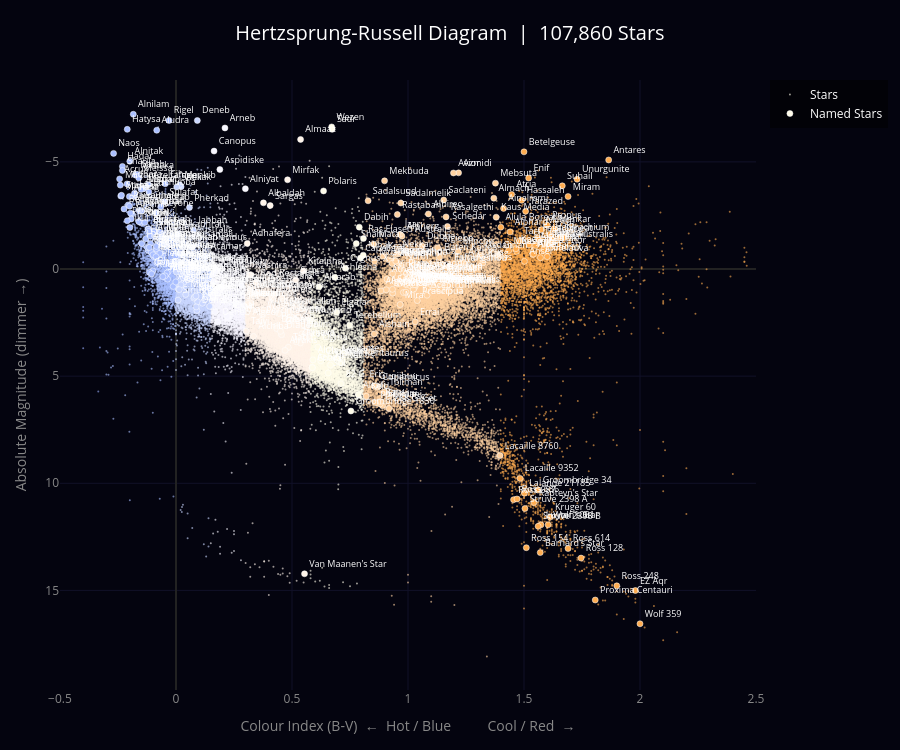

This figure's notebook cell:
### Code cell
import plotly.graph_objects as go

# Downsample slightly for performance - 50k points is plenty
sample = hr.sample(n=50000, random_state=42)

# Highlight named stars separately
named = hr[hr['label'] != '']

fig = go.Figure()

# Main star field
fig.add_trace(go.Scatter(
    x=sample['ci'],
    y=sample['absmag'],
    mode='markers',
    marker=dict(
        color=sample['color'],
        size=2,
        opacity=0.6,
    ),
    hovertemplate=(
        'Colour Index: %{x:.3f}<br>'
        'Abs. Magnitude: %{y:.2f}<br>'
        'Spectral: %{customdata}'
        '<extra></extra>'
    ),
    customdata=sample['spect'],
    name='Stars'
))

# Named stars on top
fig.add_trace(go.Scatter(
    x=named['ci'],
    y=named['absmag'],
    mode='markers+text',
    marker=dict(
        color=named['color'],
        size=6,
        opacity=1.0,
        line=dict(color='white', width=0.5)
    ),
    text=named['label'],
    textposition='top right',
    textfont=dict(color='white', size=9),
    hovertemplate=(
        '<b>%{text}</b><br>'
        'Colour Index: %{x:.3f}<br>'
        'Abs. Magnitude: %{y:.2f}<br>'
        'Spectral: %{customdata}'
        '<extra></extra>'
    ),
    customdata=named['spect'],
    name='Named Stars'
))

fig.update_layout(
    title=dict(
        text='Hertzsprung-Russell Diagram  |  107,860 Stars',
        font=dict(size=20, color='white'),
        x=0.5
    ),
    paper_bgcolor='#04040f',
    plot_bgcolor='#04040f',
    xaxis=dict(
        title='Colour Index (B-V)  ←  Hot / Blue          Cool / Red  →',
        color='#888',
        gridcolor='#111128',
        zerolinecolor='#222',
        range=[-0.5, 2.5]
    ),
    yaxis=dict(
        title='Absolute Magnitude (dimmer →)',
        color='#888',
        gridcolor='#111128',
        zerolinecolor='#222',
        autorange='reversed'
    ),
    legend=dict(
        font=dict(color='white'),
        bgcolor='rgba(0,0,0,0.5)'
    ),
    height=750,
    margin=dict(l=60, r=20, t=80, b=60)
)

fig.show()

### Figure 1 — Plotly figure (JSON) as saved in the notebook; plotly's stock layout.template omitted (floating-point values rounded to 4 significant figures; data arrays with more than 128 entries replaced by an {"elided": "..."} marker saying what was removed)
{"data": [{"customdata": {"elided": "50000 str values"}, "hovertemplate": "Colour Index: %{x:.3f}<br>Abs. Magnitude: %{y:.2f}<br>Spectral: %{customdata}<extra></extra>", "marker": {"color": {"elided": "50000 str values"}, "opacity": 0.6, "size": 2}, "mode": "markers", "name": "Stars", "type": "scatter", "x": {"elided": "50000 float values"}, "y": {"elided": "50000 float values"}}, {"customdata": {"elided": "363 str values"}, "hovertemplate": "<b>%{text}</b><br>Colour Index: %{x:.3f}<br>Abs. Magnitude: %{y:.2f}<br>Spectral: %{customdata}<extra></extra>", "marker": {"color": {"elided": "363 str values"}, "line": {"color": "white", "width": 0.5}, "opacity": 1, "size": 6}, "mode": "markers+text", "name": "Named Stars", "text": {"elided": "363 str values"}, "textfont": {"color": "white", "size": 9}, "textposition": "top right", "type": "scatter", "x": {"elided": "363 float values"}, "y": {"elided": "363 float values"}}], "layout": {"height": 750, "legend": {"bgcolor": "rgba(0,0,0,0.5)", "font": {"color": "white"}}, "margin": {"b": 60, "l": 60, "r": 20, "t": 80}, "paper_bgcolor": "#04040f", "plot_bgcolor": "#04040f", "title": {"font": {"color": "white", "size": 20}, "text": "Hertzsprung-Russell Diagram  |  107,860 Stars", "x": 0.5}, "xaxis": {"color": "#888", "gridcolor": "#111128", "range": [-0.5, 2.5], "title": {"text": "Colour Index (B-V)  ←  Hot / Blue          Cool / Red  →"}, "zerolinecolor": "#222"}, "yaxis": {"autorange": "reversed", "color": "#888", "gridcolor": "#111128", "title": {"text": "Absolute Magnitude (dimmer →)"}, "zerolinecolor": "#222"}}}
